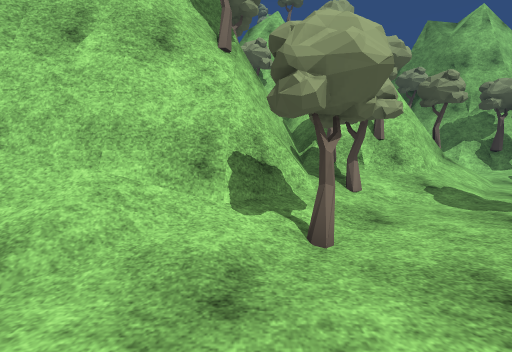
[1] (above)

24 first-person views from a walk through a 3-D level made in the Unity game engine. The camera is 1.3 m above the floor, tilts 6° down and sees 90° across. The floor is counted in squares, 1 m on a side. Each view is taken from the middle of a square. On the plan, view 1 faces up. The plan holds only what a view shows up to about 13 squares ahead; the rest is blank. The place goes on beyond the plan. The player is left out. Some surface patterns are stand-ins.

[2]
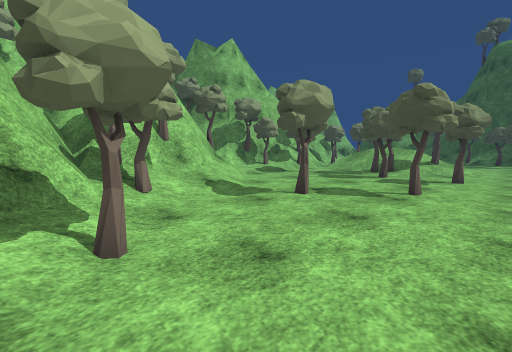

[3]
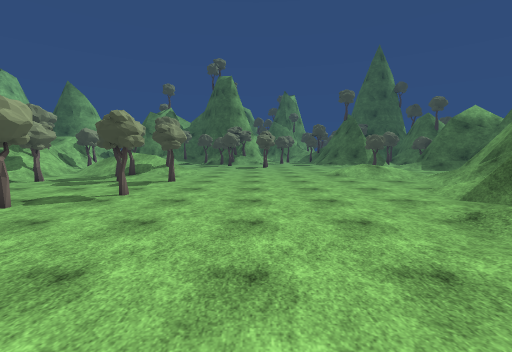

[4]
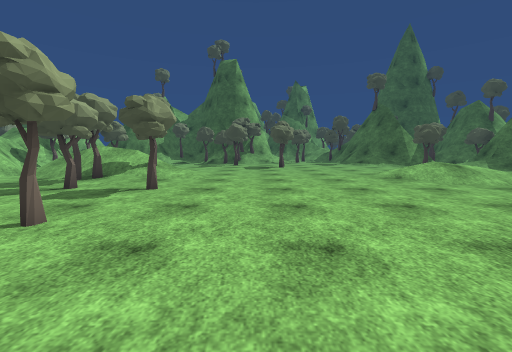

[5]
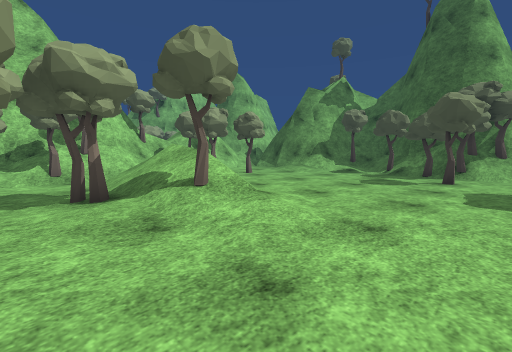

[6]
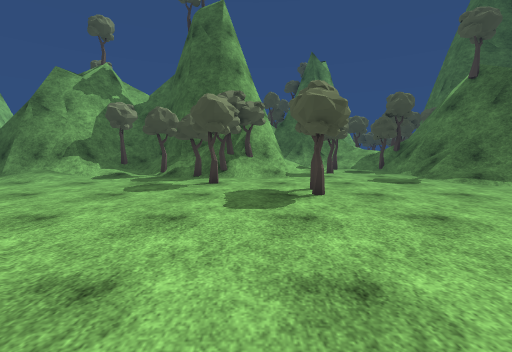

[7]
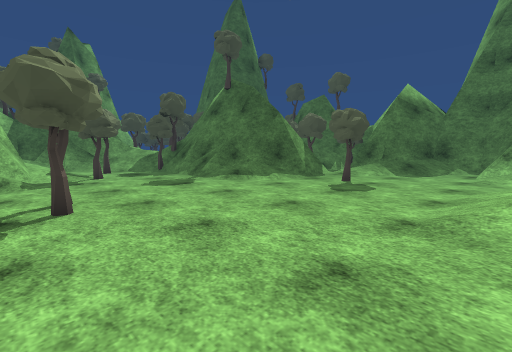

[8]
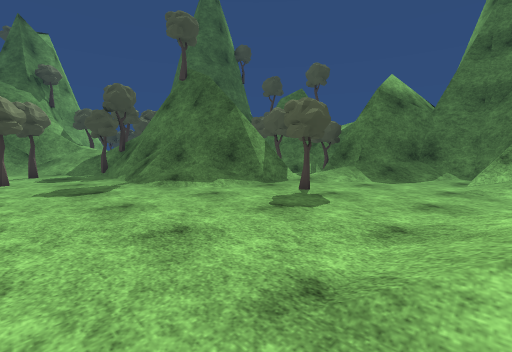

[9]
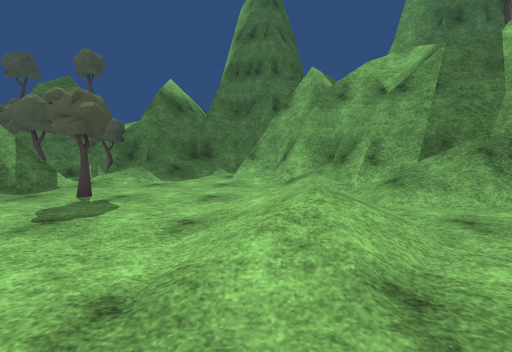

[10]
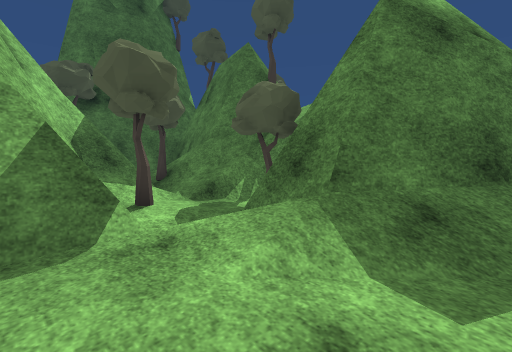

[11]
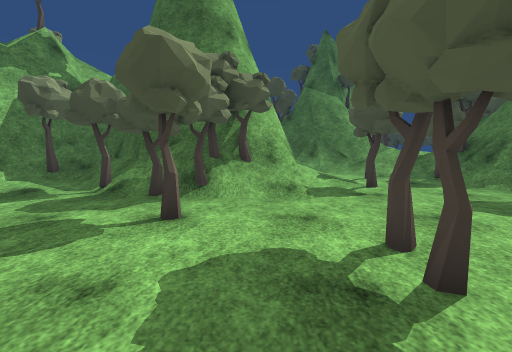

[12]
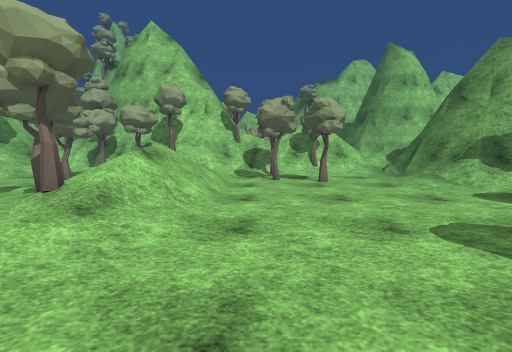

[13]
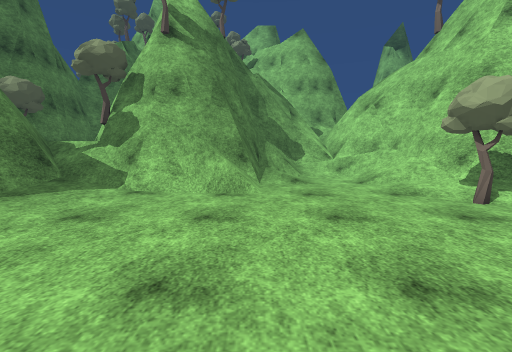

[14]
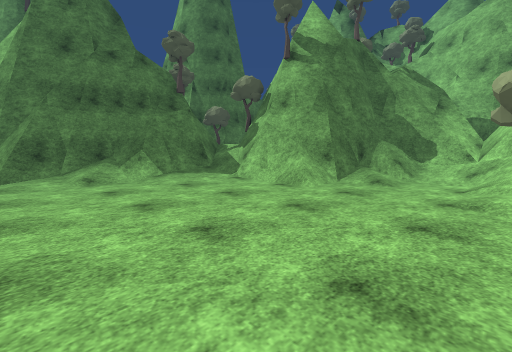

[15]
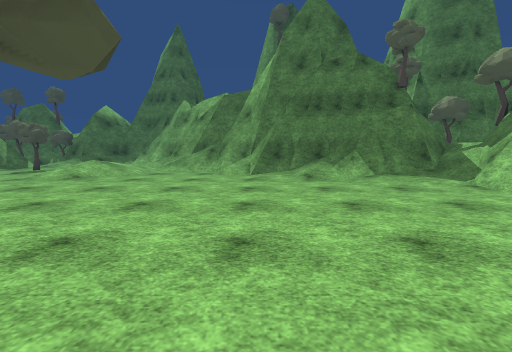

[16]
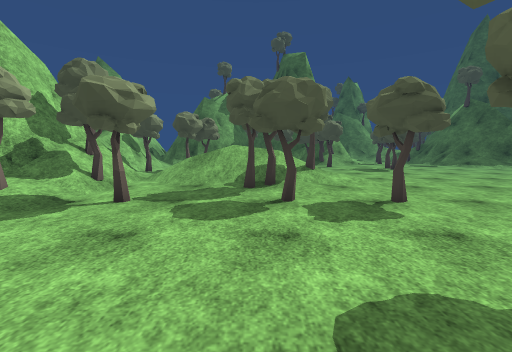

[17]
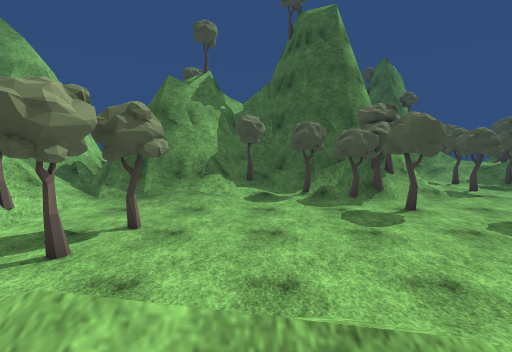

[18]
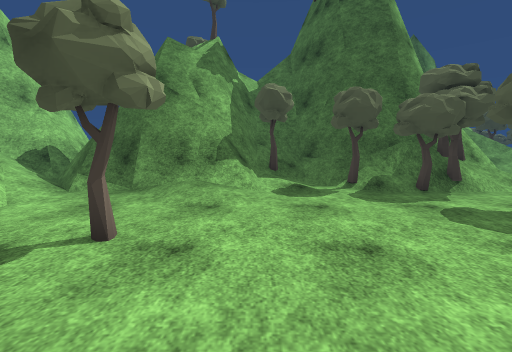

[19]
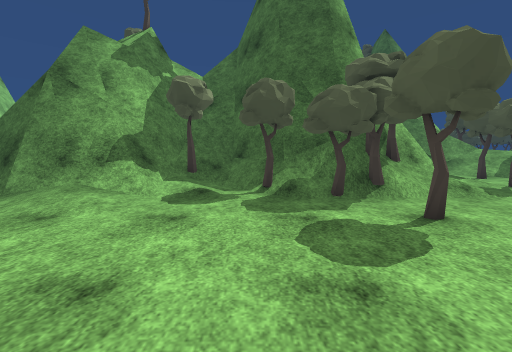

[20]
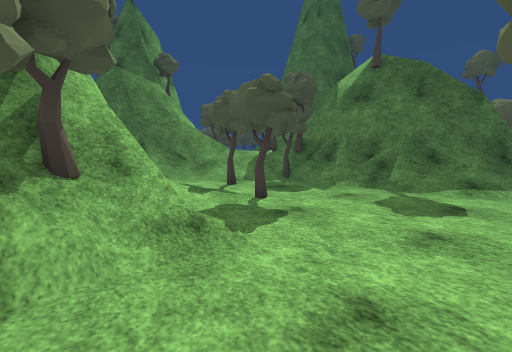

[21]
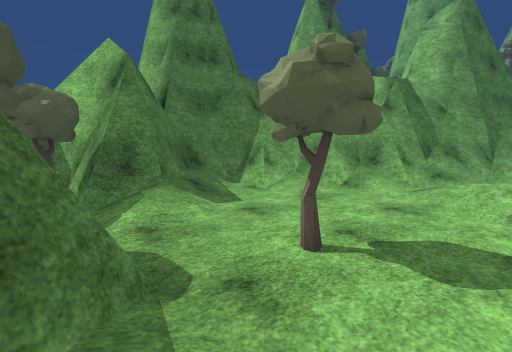

[22]
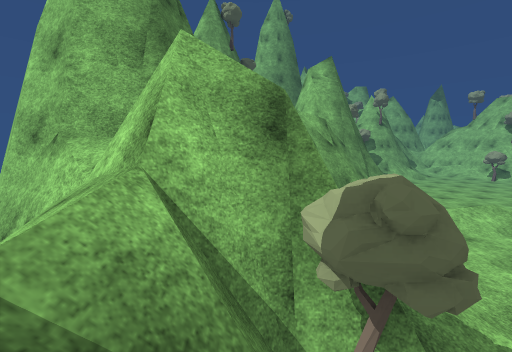

[23]
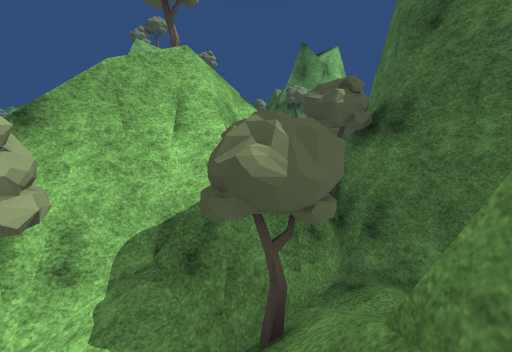

[24]
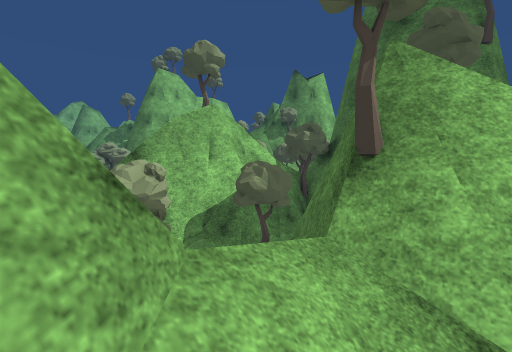

### Floor plan
Key: @ floor where view 1 was taken; # wall or solid block; . main floor; : floor 0.25 m higher than the main floor; + floor 0.5 m higher than the main floor; / step, stairs or slope; = window, fence, low wall or low ledge; v drop or lower ground; T tree; O other object.
Columns run from 8 left of view 1 to 32 right of it. Each row starts with its distance up from view 1.
 11               ##=/::TOTTT==:.O.....=#
 10               #T//..//T///.........##
  9          ######//........//..T.....##
  8          #O##=//....T...////...T../##
  7         ##TT///.........////......:=####
  6         ##T/.........../////.......===###
  5     #####//...........TT////........:TT=#
  4   ####===T....T.....TT./////........./O##
  3 ###////:TT..............T//.........TO##
  2 #=//............T....T..///......../T##
  1 ##//................T...:/.........T###
  0 ##//....@........................T.T##
 -1  #////.............................TT##
 -2  #####//.........................../OT#
 -3     ##//.........................../O=###
 -4      #//......................TT.....====
 -5      #/=..............................:/
 -6      ###.............................T...
 -7      #=/:::............................T.
 -8      ##=##==//.........//................
 -9       =####=///.......///.............../
-10           #####=//....///........////#=T#
-11              ###O/....///......./O=#=####
-12               ###=///////....T../########
-13                ##=//////.....T..####   ##
-14                 #####=//.....T.=####
-15                    ##=//.......=#####
-16                     ###=/....//.TT/=#####
-17                      ##=/...///..//=#####
-18                       ###=.//###T//TT::##
-19                        ##=//###TT//TT+:##
-20                         #######vv//######
-21                              ##v//##   #
-22                              ##//=#
-23                              #///=#
-24                              #=

Positions as (right, up) in squares from view 1, and headings:
1: (0, 0), facing up
2: (0, 0), facing up-right
3: (-1, -3), facing right
4: (4, -2), facing right
5: (13, -2), facing up-right
6: (15, -2), facing right
7: (16, -3), facing down-right
8: (16, -6), facing down-right
9: (16, -6), facing down
10: (19, -14), facing down-right
11: (20, -2), facing right
12: (20, -2), facing up
13: (7, -2), facing left
14: (7, 3), facing down-left
15: (7, 3), facing down
16: (6, 5), facing right
17: (16, 5), facing right
18: (19, 6), facing right
19: (20, 3), facing right
20: (24, -1), facing down-right
21: (24, -11), facing down-left
22: (26, -20), facing left
23: (25, -20), facing up-right
24: (22, -23), facing up-right
